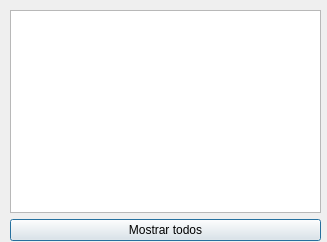
<?xml version="1.0" encoding="UTF-8"?>
<ui version="4.0">
 <class>showaccounts</class>
 <widget class="QDialog" name="showaccounts">
  <property name="geometry">
   <rect>
    <x>0</x>
    <y>0</y>
    <width>327</width>
    <height>242</height>
   </rect>
  </property>
  <property name="windowTitle">
   <string>Show Accounts</string>
  </property>
  <widget class="QWidget" name="verticalLayoutWidget">
   <property name="geometry">
    <rect>
     <x>10</x>
     <y>10</y>
     <width>311</width>
     <height>231</height>
    </rect>
   </property>
   <layout class="QVBoxLayout" name="verticalLayout">
    <item>
     <widget class="QTextEdit" name="editAllAccounts"/>
    </item>
    <item>
     <widget class="QPushButton" name="showAllAccounts">
      <property name="text">
       <string>Mostrar todos</string>
      </property>
     </widget>
    </item>
   </layout>
  </widget>
 </widget>
 <resources/>
 <connections/>
</ui>
